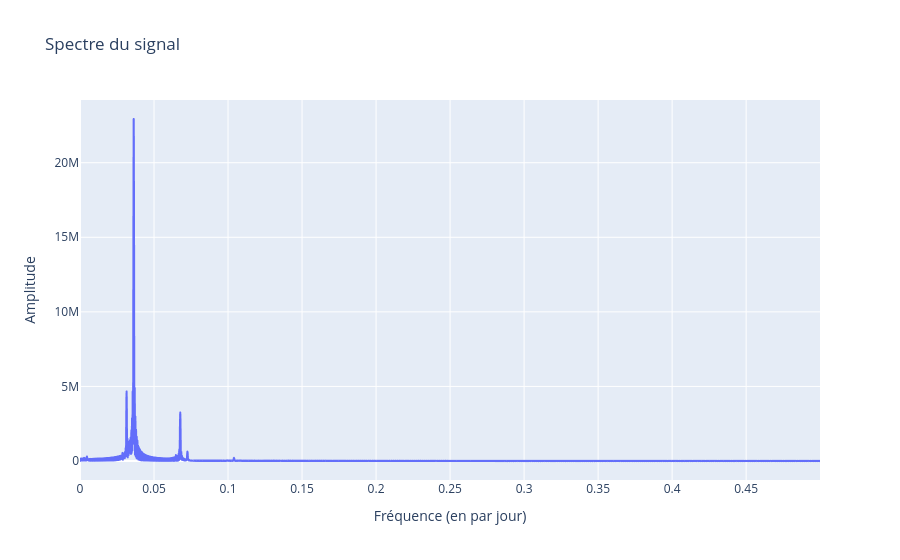

The notebook cell saved with this chart:
### Markdown cell above
1/ Comme l'unité du signal est le jour, alors l'unité de l'axe fréquentiel sera le par jour c'est à dire le jour-1

### Code cell
K = len(distances)
distances_centrees = distances - np.mean(distances)
N_fft = 4 * K  # Zero-padding demandé (4K-points) 
FFT = np.fft.fft(distances_centrees, n=N_fft)
FFT_2 = FFT[:len(FFT)//2]
spectre = np.abs(FFT_2)
freq = np.arange(N_fft/2) / N_fft

px.line(x = freq, y = spectre, labels={"x":"Fréquence (en par jour)", "y":"Amplitude"}, title="Spectre du signal").show()

### Figure 1 — Plotly figure (JSON) as saved in the notebook; plotly's stock layout.template omitted (floating-point values rounded to 4 significant figures; data arrays with more than 128 entries replaced by an {"elided": "..."} marker saying what was removed)
{"data": [{"hovertemplate": "Fréquence (en par jour)=%{x}<br>Amplitude=%{y}<extra></extra>", "legendgroup": "", "line": {"color": "#636efa", "dash": "solid"}, "marker": {"symbol": "circle"}, "mode": "lines", "name": "", "showlegend": false, "type": "scattergl", "x": {"elided": "4384 float values"}, "xaxis": "x", "y": {"elided": "4384 float values"}, "yaxis": "y"}], "layout": {"legend": {"tracegroupgap": 0}, "title": {"text": "Spectre du signal"}, "xaxis": {"anchor": "y", "domain": [0, 1], "title": {"text": "Fréquence (en par jour)"}}, "yaxis": {"anchor": "x", "domain": [0, 1], "title": {"text": "Amplitude"}}}}
